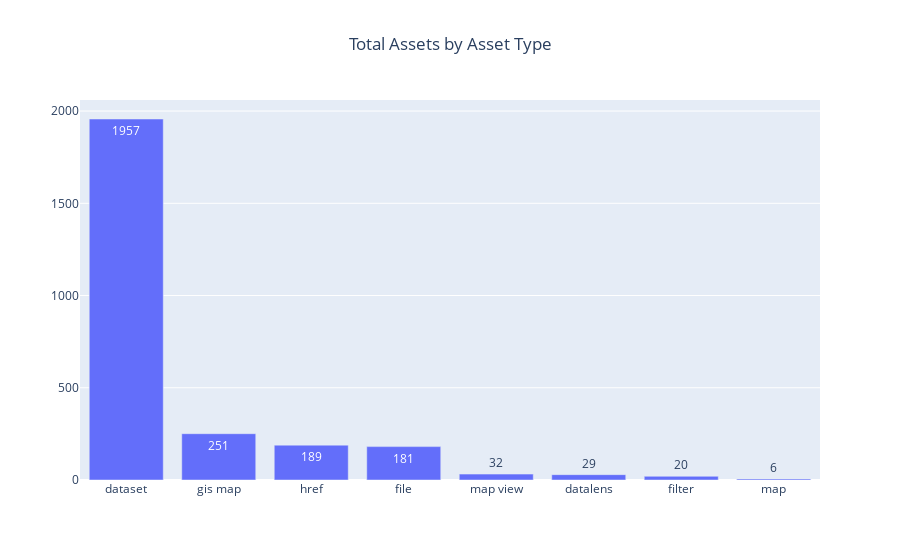

The notebook cell saved with this chart:
### Code cell
fig = go.Figure(data=[go.Bar(
    x=assets_by_type['asset_type'],
    y=assets_by_type['Count'],
    text=assets_by_type['Count'],
    textposition='auto')])

fig.update_layout(
     title=go.layout.Title(
        text="Total Assets by Asset Type",
        xref="paper",
        x=.5)
    )
fig.show()

### Figure 1 — Plotly figure (JSON) as saved in the notebook; plotly's stock layout.template omitted (floating-point values rounded to 4 significant figures)
{"data": [{"text": [1957, 251, 189, 181, 32, 29, 20, 6], "textposition": "auto", "type": "bar", "x": ["dataset", "gis map", "href", "file", "map view", "datalens", "filter", "map"], "y": [1957, 251, 189, 181, 32, 29, 20, 6]}], "layout": {"title": {"text": "Total Assets by Asset Type", "x": 0.5, "xref": "paper"}}}
